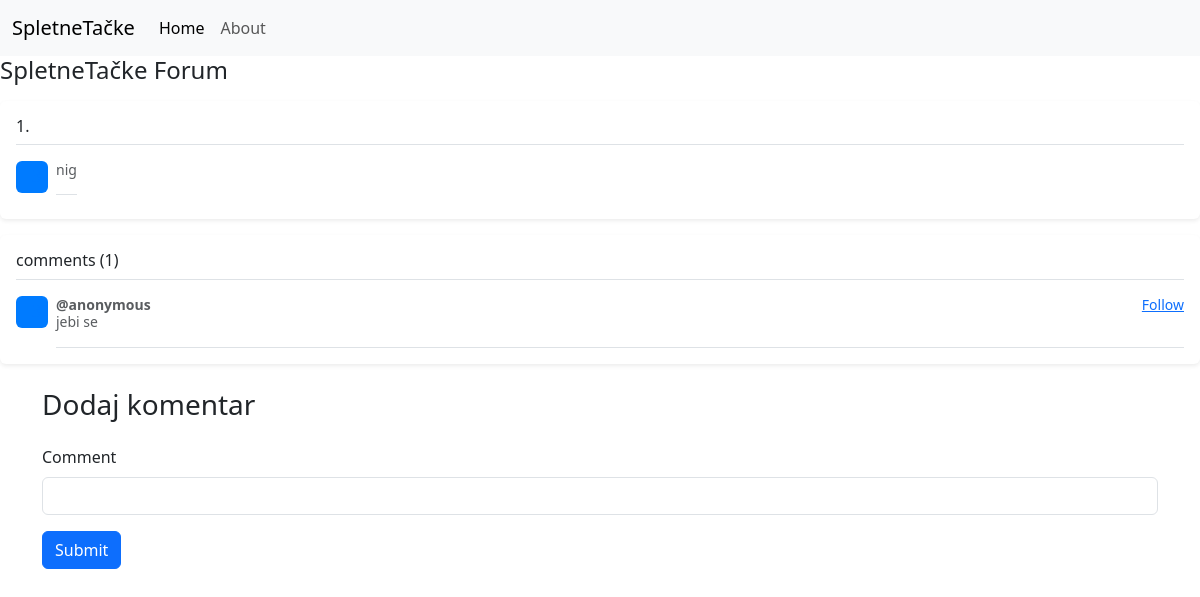
/topic/1, run on an earlier commit of the app's database.
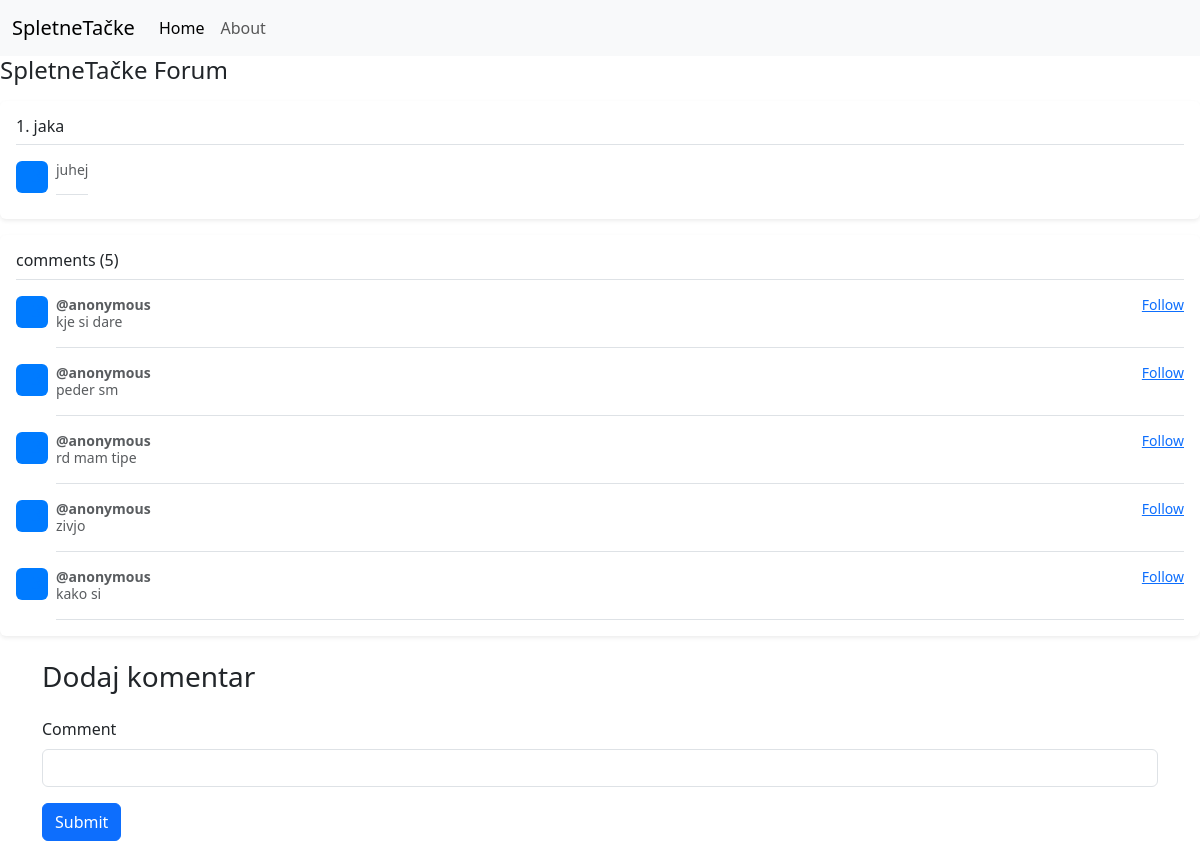
And on a later commit of the database.
### Forums/main.py (models this page shows)
class Topic(db.Model):
    id: Mapped[int] = mapped_column(primary_key=True)
    title: Mapped[str] = mapped_column(unique=True)
    description: Mapped[str]

class Comment(db.Model):
    id: Mapped[int] = mapped_column(primary_key=True)
    text: Mapped[str]
    topicId: Mapped[str]

### Forums/main.py (the view, shortened to what this page needs)
@app.route("/topic/<int:id>",methods=["GET", "POST"])
def topic(id):
    topic = db.get_or_404(Topic, id)
    comments = Comment.query.filter_by(topicId=id).all()
    if "username" in session:
        return render_template("topic.html", topic=topic, comments=comments, username=session['username'])
    else:
        return render_template("topic.html", topic=topic, comments=comments, username="anonymous")

### Forums/templates/topic.html (shortened to what this page needs)
<!doctype html>
<html lang="en">
  <head>
    <link href="https://cdn.jsdelivr.net/npm/bootstrap@5.3.3/dist/css/bootstrap.min.css" rel="stylesheet">
  </head>
  <body>
    <nav class="navbar navbar-expand-lg bg-body-tertiary">
        <div class="container-fluid">
          <a class="navbar-brand" href="/">SpletneTačke</a>
          <div class="collapse navbar-collapse" id="navbarNavDropdown">
            <ul class="navbar-nav">
              <li class="nav-item">
                <a class="nav-link active" aria-current="page" href="/">Home</a>
              </li>
              <li class="nav-item">
                <a class="nav-link" href="#">About</a>
              </li>
            </ul>
          </div>
        </div>
      </nav>
        <h1 class="fs-4 text">SpletneTačke Forum</h1>
        <div class="my-3 p-3 bg-body rounded shadow-sm">
          <h6 class="border-bottom pb-2 mb-0">{{topic.id}}. {{topic.title}}<h6>
          <div class="d-flex text-muted pt-3">
            <svg class="bd-placeholder-img flex-shrink-0 me-2 rounded" width="32" height="32" xmlns="http://www.w3.org/2000/svg" role="img" aria-label="Placeholder: 32x32" preserveAspectRatio="xMidYMid slice" focusable="false"><title>Placeholder</title><rect width="100%" height="100%" fill="#007bff"></rect><text x="50%" y="50%" fill="#007bff" dy=".3em">32x32</text></svg>
            <p class="pb-3 mb-0 small lh-sm border-bottom">
              {{topic.description}}
            </p>
          </div>
      </div>
      <div class="my-3 p-3 bg-body rounded shadow-sm">
        <h6 class="border-bottom pb-2 mb-0">comments ({{comments | length}})</h6>
        {% for comment in comments %}
        <div class="d-flex text-muted pt-3">
          <svg class="bd-placeholder-img flex-shrink-0 me-2 rounded" width="32" height="32" xmlns="http://www.w3.org/2000/svg" role="img" aria-label="Placeholder: 32x32" preserveAspectRatio="xMidYMid slice" focusable="false"><title>Placeholder</title><rect width="100%" height="100%" fill="#007bff"></rect><text x="50%" y="50%" fill="#007bff" dy=".3em">32x32</text></svg>
          <div class="pb-3 mb-0 small lh-sm border-bottom w-100">
            <div class="d-flex justify-content-between">
              <strong class="text-gray-dark">@{{username}}</strong>
              <a href="#">Follow</a>
            </div>
            <span class="">{{comment.text}}</span>
          </div>
        </div>
        {% endfor %}
      </div>
      <div class="container">
        <h1 class="fs-3 text my-4">Dodaj komentar</h1>
        <form accept="/topic/{{topic.id}}" method="post">
            <div class="mb-3">
                <label for="title" class="form-label">Comment</label>
                <input type="text" name="comment" class="form-control" id="comment" aria-describedby="emailHelp" >
              </div>
              <button type="submit" class="btn btn-primary">Submit</button>
        </form>
      </div>
  </body>
</html>

What changed in the data, as far as the page shows it:
removed Comment: username "anonymous", text "jebi se"
changed Topic id 1: title (not shown) → "jaka"; description "nig" → "juhej"
now on this page (row edited): Comment: username "anonymous", text "kje si dare"
now on this page (row edited): Comment: username "anonymous", text "peder sm"
now on this page (row edited): Comment: username "anonymous", text "rd mam tipe"
now on this page (row edited): Comment: username "anonymous", text "zivjo"
now on this page (row edited): Comment: username "anonymous", text "kako si"
Also different on the page:
{{ comments | length }}: "1" → "5"
